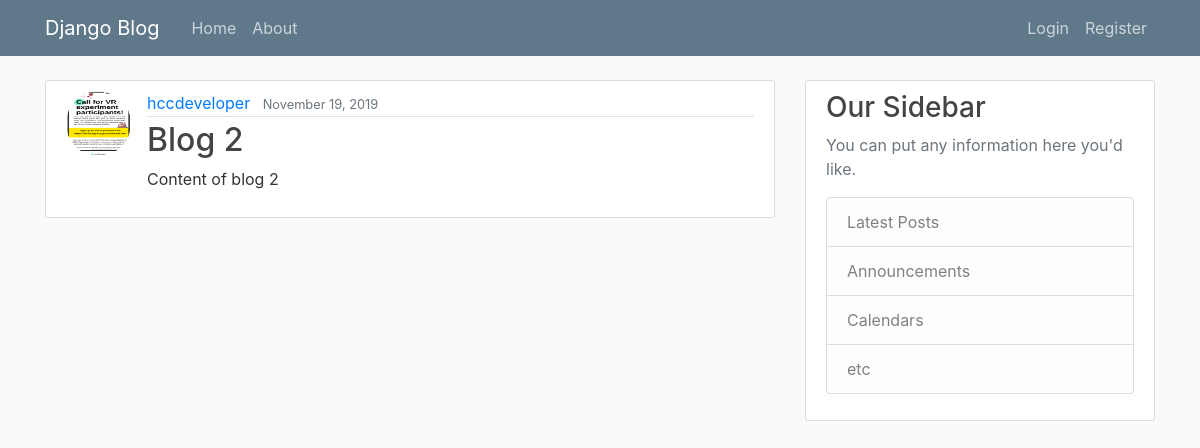
The app's page /post/1/ with its own data.
### blog/models.py (models this page shows, shortened)
class Post(models.Model):
    title = models.CharField(max_length=100)
    content = models.TextField()
    date_posted = models.DateTimeField(default = timezone.now) # auto_now_add=True set only when object is created - with argument you can never update the value of the date posted
    author = models.ForeignKey(User, on_delete=models.CASCADE) # if a user created post and user deleted do we want to delete the post or set the author to none? in this case we delete ost

### users/models.py (models this page shows, shortened)
class Profile(models.Model):
    user = models.OneToOneField(User, on_delete=models.CASCADE)
    image = models.ImageField(default="default.jpg", upload_to="profile_pics") #directory images get upoloaded

### blog/views.py (the view)
# urls.py: path('post/<int:pk>/', PostDetailView.as_view(), name='post-detail'),
class PostDetailView(DetailView):
    model = Post

### blog/templates/blog/post_detail.html (shortened to what this page needs)
{% extends "blog/base.html"  %}
{%block content %}
    <article class="media content-section">
        <img class='rounded-circle article-img' src={{object.author.profile.image.url}}>
        <div class="media-body">
            <div class="article-metadata">
            <a class="mr-2" href="#">{{ object.author }}</a>
            <small class="text-muted">{{ object.date_posted | date:"F  d, Y" }}</small>
            </div>
            <h2 class="article-title" href="#">{{ object.title }}</h2>
            <p class="article-content">{{ object.content }}</p>
        </div>
    </article>
{% endblock content %}

### blog/static/blog/main.css (style rules this page uses)
body { background: #fafafa; color: #333333; margin-top: 5rem; }
h1, h2, h3, h4, h5, h6 { color: #444444; }
.content-section { background: #ffffff; padding: 10px 20px; border: 1px solid #dddddd; border-radius: 3px; margin-bottom: 20px; }
.article-title { color: #444444; }
.article-content { white-space: pre-line; }
.article-img { height: 65px; width: 65px; margin-right: 16px; }
.article-metadata { padding-bottom: 1px; margin-bottom: 4px; border-bottom: 1px solid #e3e3e3 }

### records on screen
Post: author.profile.image (picture), author "hccdeveloper", date_posted "November 19, 2019", title "Blog 2", content "Content of blog 2"
